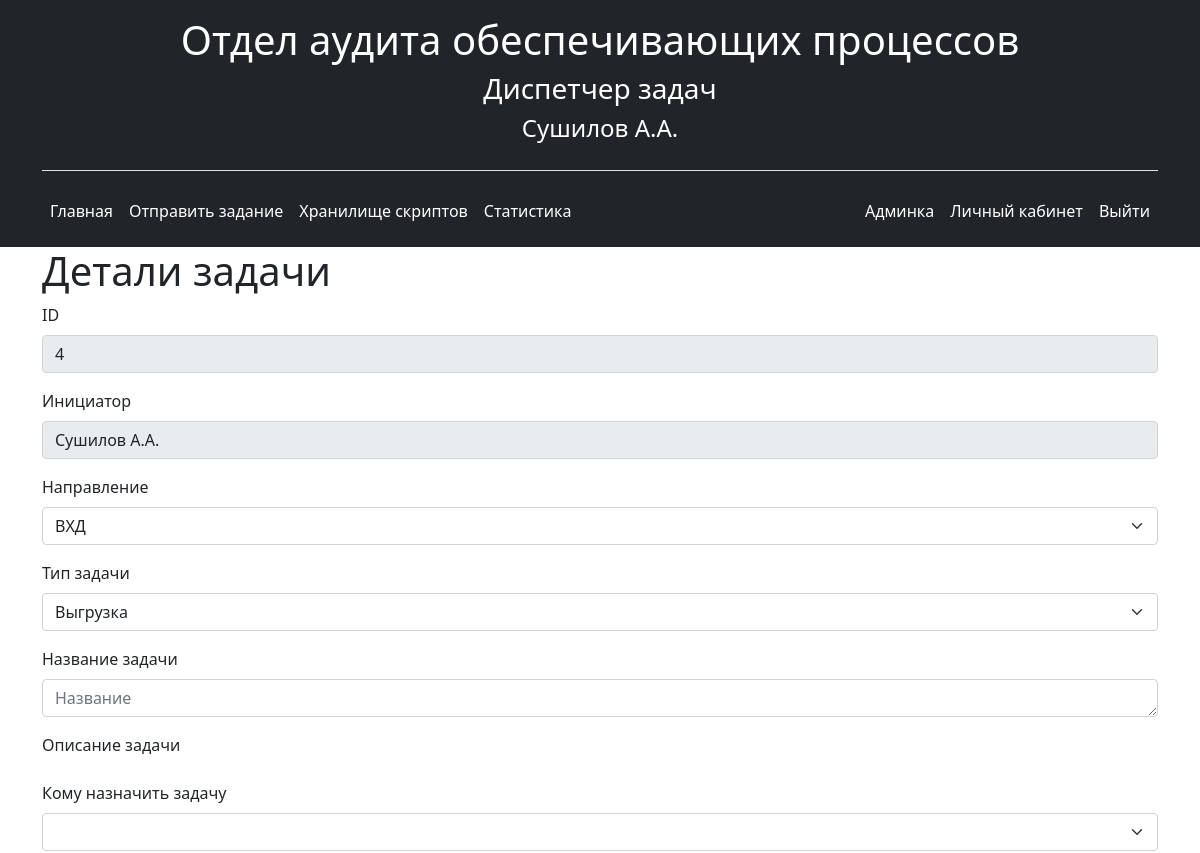
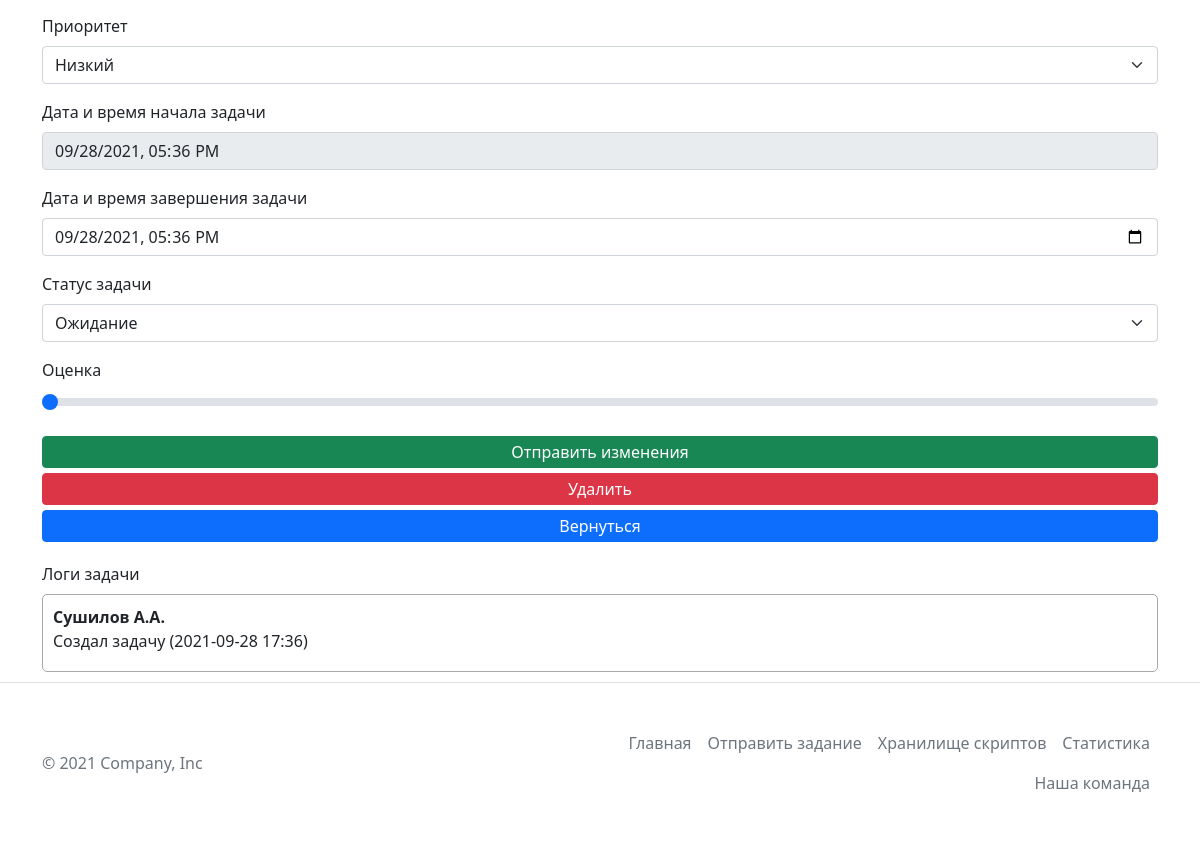
Page /tasks/4 (signed in) on the earlier database version (2 pictures, top to bottom).
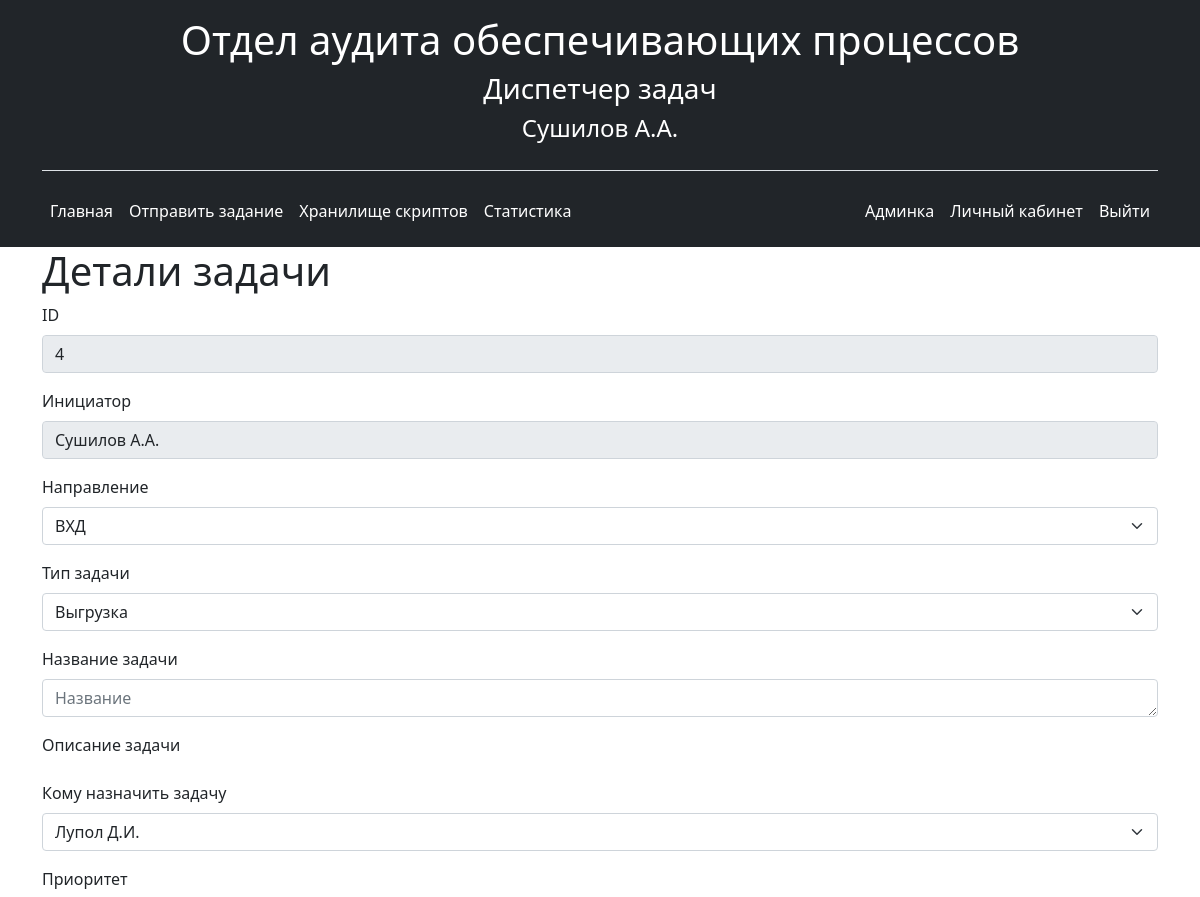
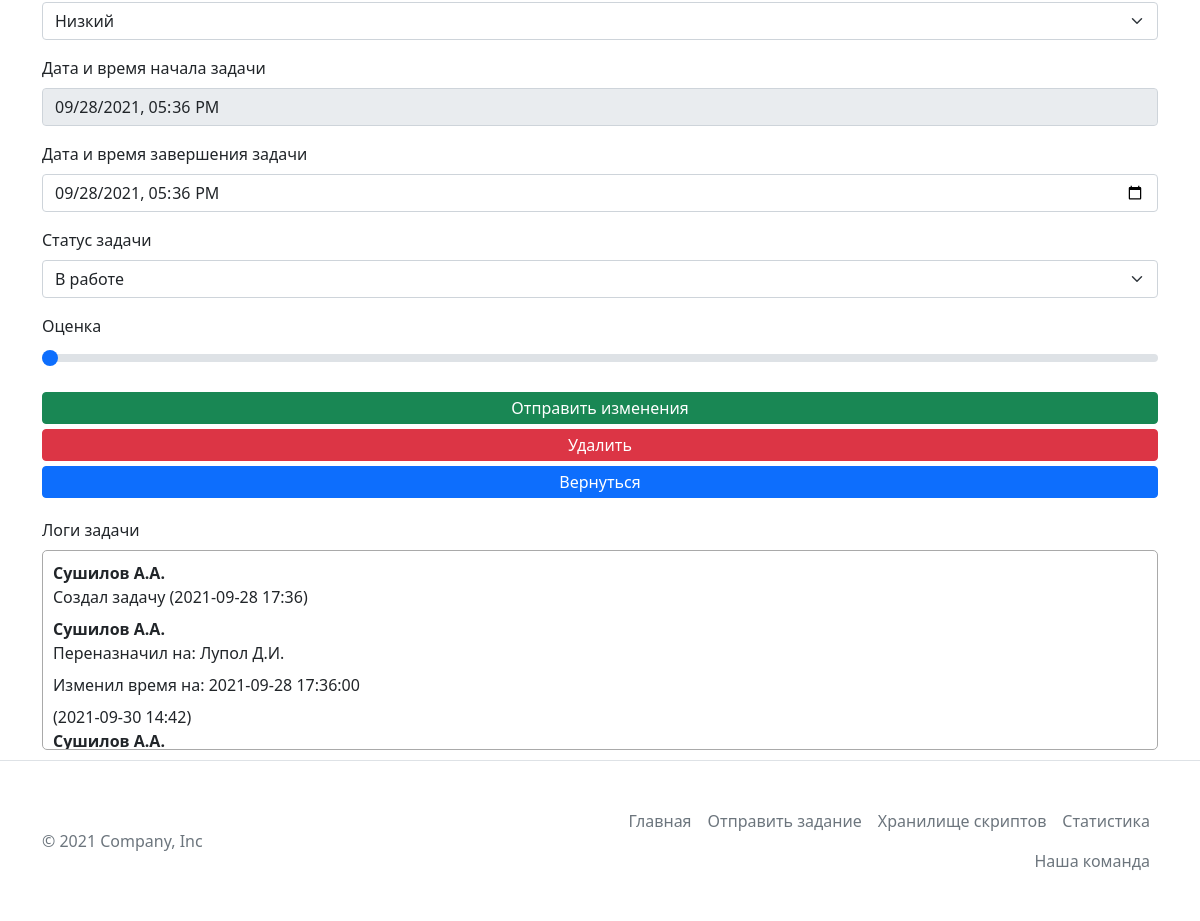
Same page on the later database version (2 pictures, top to bottom).
### app.py (models this page shows, shortened)
class User(db.Model, UserMixin):
    __tablename__ = 'user'
    id = db.Column(db.Integer, primary_key=True)
    login = db.Column(db.String(20), unique=True, nullable=False)
    fio = db.Column(db.String(20), nullable=False)
    password = db.Column(db.String(1255), nullable=False)
    role_id = db.Column(db.Integer, db.ForeignKey('role.id'), nullable=False, default='1')
    role = db.relationship('Role', foreign_keys=[role_id])

class Task(db.Model):
    __tablename__ = 'task'
    id = db.Column(db.Integer, primary_key=True)
    user_id = db.Column(db.Integer, db.ForeignKey('user.id'), nullable=False)
    user = db.relationship('User', foreign_keys=[user_id])
    direction_id = db.Column(db.Integer, db.ForeignKey('direction.id'), nullable=False)
    direction = db.relationship('Direction', foreign_keys=[direction_id])
    type_id = db.Column(db.Integer, db.ForeignKey('type.id'), nullable=False)
    type = db.relationship('Type', foreign_keys=[type_id])
    title = db.Column(db.Text, nullable=False)
    description = db.Column(db.Text, nullable=False)
    to_user_id = db.Column(db.Integer, db.ForeignKey('user.id'), nullable=False)
    to_user = db.relationship('User', foreign_keys=[to_user_id])
    urgency_id = db.Column(db.Integer, db.ForeignKey('urgency.id'), nullable=False)
    urgency = db.relationship('Urgency', foreign_keys=[urgency_id])
    date_start = db.Column(db.DateTime(), default=datetime.now())
    date_finish = db.Column(db.DateTime(), default=datetime.now())
    status_id = db.Column(db.Integer, db.ForeignKey('status.id'), nullable=False, default='1')
    status = db.relationship('Status', foreign_keys=[status_id])
    rating = db.Column(db.Integer, nullable=False,  default='0')

class Log(db.Model):
    __tablename__ = 'logs'
    id = db.Column(db.Integer, primary_key=True)
    task_id = db.Column(db.Integer, db.ForeignKey('task.id'), nullable=False)
    task = db.relationship('Task', foreign_keys=[task_id])
    user_id = db.Column(db.Integer, db.ForeignKey('user.id'), nullable=False)
    user = db.relationship('User', foreign_keys=[user_id])
    description = db.Column(db.Text, nullable=False)

### app.py (the view)
@app.route('/tasks/<int:id>')
@login_required
def task_detail(id):
    task = Task.query.get(id)
    logs = Log.query.filter_by(task_id=id)
    name = current_user.fio
    directions = Direction.query.order_by(Direction.id).all()
    types = Type.query.order_by(Type.id).all()
    users = User.query.order_by(User.id).filter(User.id != '1')
    urgency = Urgency.query.order_by(Urgency.id).all()
    status = Status.query.order_by(Status.id).all()
    return render_template("task_detail.html", task=task, name=name, directions=directions, types=types, users=users,
                           urgency=urgency, status=status, logs=logs)

### app.py (called while the page is built)
@login_manager.user_loader
def load_user(user_id):
    return User.query.get(user_id)

### templates/task_detail.html (shortened to what this page needs)
{% extends 'base.html' %}
{% block body %}
<div class="container">
    <h1>Детали задачи</h1>
    <div>
        <form class="task-form" action="/tasks/{{ task.id }}/update_task" method="post">
            <div class="mb-3">
                <label class="form-label">ID</label>
                <input  class="form-control" type="text" id="task_id" name="task_id" placeholder="ID" disabled value="{{ task.id }}">
            </div>
            <div class="mb-3">
                <label class="form-label">Инициатор</label>
                <input  class="form-control" type="text" id="user" name="user" placeholder="Пользователь" disabled value="{{ task.user.fio }}">
            </div>
            <div class="mb-3">
                <label class="form-label">Направление</label>
                <select class="form-select" aria-label="Default select example" id="direction" name="direction">
                    {% for el in directions %}
                    <option value="{{ el.id }}"{% if el.id ==  task.direction.id %}selected{% endif %}>{{ el.name }} </option>
                    {% endfor %}
                </select>
            </div>
            <div class="mb-3">
                <label class="form-label">Тип задачи</label>
                <select class="form-select" aria-label="Default select example" id="type" name="type">
                    {% for el in types %}
                    <option value="{{ el.id }}" {% if el.id ==  task.type.id %}selected{% endif %}>{{ el.name }}</option>
                    {% endfor %}
                </select>
            </div>
             <div class="mb-3">
                <label class="form-label">Название задачи</label>
                <textarea class="form-control" name="title" id="title" cols="30" rows="1" placeholder="Название">{{ task.title }}</textarea>
            </div>
            <div class="mb-3">
                <label class="form-label">Описание задачи</label>
            </div>
            <div class="mb-3">
                <label class="form-label">Кому назначить задачу</label>
                <select class="form-select" aria-label="Default select example" id="to_user" name="to_user">
                    <option value="0"></option>
                    {% for el in users %}
                    <option value="{{ el.id }}" {% if el.id ==  task.to_user.id %}selected{% endif %}>{{ el.fio }}</option>
                    {% endfor %}
                </select>
            </div>
            <div class="mb-3">
                <label class="form-label">Приоритет</label>
                <select class="form-select" aria-label="Default select example" id="urgency" name="urgency">
                    {% for el in urgency %}
                        <option value="{{ el.id }}" {% if el.id==1 %}
                        style="background-color:MediumSeaGreen;"
                        {% elif el.id==2 %}
                        style="background-color:Orange;"
                        {% elif el.id==3 %}
                        style="background-color:Tomato;"
                        {% endif%} {% if el.id ==  task.urgency.id %}
                        selected
                        {% endif %}>{{ el.name }}</option>
                    {% endfor %}
                </select>
            </div>
            <div class="mb-3">
                <label class="form-label">Дата и время начала задачи</label>
                <input class="form-control" type="datetime-local" id="date_start" name="date_start" value="{{ task.date_start.strftime('%Y-%m-%dT%H:%M') }}" disabled>
            </div>
            <div class="mb-3">
                <label class="form-label">Дата и время завершения задачи</label>
                <input class="form-control" type="datetime-local" id="date_finish" name="date_finish" value="{{ task.date_finish.strftime('%Y-%m-%dT%H:%M') }}">
            </div>
            <div class="mb-3">
                <label class="form-label">Статус задачи</label>
                <select class="form-select" aria-label="Default select example" id="status" name="status">
                    {% for el in status %}
                    <option value="{{ el.id }}" {% if el.id ==  task.status.id %}selected{% endif %}>{{ el.name }}</option>
                    {% endfor %}
                </select>
            </div>
               <div class="mb-3">
                    <label for="rating" class="form-label">Оценка</label>
                    <input type="range" class="form-range" min="0" max="5" id="rating" name="rating" value="{{ task.rating }}"
                    {% if (current_user.id == task.user.id or task.to_user.id == null) or current_user.role.name == 'Admin' %}
                    {% endif %}
                    >
                </div>
            {% if (current_user.id == task.user.id or current_user.id == task.to_user.id or task.to_user.id == null) or current_user.role.name == 'Admin' %}
            <input type="submit" class="btn btn-success" id="add_type" name="add_type" value="Отправить изменения">
            <a href="/tasks/{{ task.id }}/delete_task" class="btn btn-danger">Удалить</a>
            {% endif %}
            <a href="/tasks" class="btn btn-primary">Вернуться</a>
        </form>
        <label class="form-label">Логи задачи</label>
        <div class="logs">
            {% for el in logs %}
                {{ el.description|safe }}
             {% endfor %}
        </div>
    </div>
</div>
{% endblock %}

### templates/base.html (shortened to what this page needs)
<!doctype html>
<html lang="en">
<head>
    <link rel="stylesheet" href="{{ url_for('static', filename='css/bootstrap.min.css') }}">
    <link rel="stylesheet" href="{{ url_for('static', filename='css/main.css') }}">
	<link rel="stylesheet" type="text/css" href="{{ url_for('static', filename='DataTables/datatables.min.css') }}"/>
</head>
<body>
    <header class="p-3 bg-dark text-white">
        <div class="container">
            <div class="header-logo border-bottom">
                <h1>Отдел аудита обеспечивающих процессов</h1>
                <h3>Диспетчер задач</h3>
                <h4>{{ current_user.fio }}</h4>
            </div>
          <div class="d-flex flex-wrap align-items-center justify-content-center justify-content-lg-start">
            <ul class="nav col-12 col-lg-auto me-lg-auto mb-2 justify-content-center mb-md-0">
              <li><a href="/" class="nav-link px-2 text-white">Главная</font></a></li>
              <li><a href="/taskadd" class="nav-link px-2 text-white"><font style="vertical-align: inherit;">Отправить задание</font></a></li>
              <li><a href="/storagescripts" class="nav-link px-2 text-white"><font style="vertical-align: inherit;">Хранилище скриптов</font></a></li>
              <li><a href="/statistics" class="nav-link px-2 text-white"><font style="vertical-align: inherit;">Статистика</font></a></li>
            </ul>
            <div class="d-flex text-end">
                {% if current_user.login %}
                    <a href="/admin_panel" class="nav-link px-2 text-white"><font style="vertical-align: inherit;">Админка</font></a>
                    <a href="/user/{{ current_user.login }}/{{ current_user.id}}" class="nav-link px-2 text-white"><font style="vertical-align: inherit;">Личный кабинет</font></a>
                    <a href="/logout" class="nav-link px-2 text-white"><font style="vertical-align: inherit;">Выйти</font></a>
                {% else %}
                    <a href="/login" class="nav-link px-2 text-white"><font style="vertical-align: inherit;">Авторизоваться</font></a>
                {% endif %}
            </div>
          </div>
        </div>
    </header>
    {% block body %}{% endblock %}
    <footer class="border-top">
        <div class="container d-flex flex-wrap justify-content-between align-items-center py-3 my-4 ">
        <p class="col-md-4 mb-0 text-muted">© 2021 Company, Inc</p>
        <ul class="nav col-md-6 justify-content-end">
            <li class="nav-item"><a href="/" class="nav-link px-2 text-muted">Главная</a></li>
            <li class="nav-item"><a href="/taskadd" class="nav-link px-2 text-muted">Отправить задание</a></li>
            <li class="nav-item"><a href="/storagescripts" class="nav-link px-2 text-muted">Хранилище скриптов</a></li>
            <li class="nav-item"><a href="/statistics" class="nav-link px-2 text-muted">Статистика</a></li>
            <li class="nav-item"><a href="/about" class="nav-link px-2 text-muted">Наша команда</a></li>
        </ul>
              </div>
  </footer>
</body>
</html>

### static/css/main.css (style rules this page uses)
body { overflow-y: scroll; }
.header-logo { display: flex; align-items: center; flex-direction: column; padding-bottom: 20px; margin-bottom: 20px; }
input[type="text"] { width: 100%; box-sizing: border-box; -webkit-box-sizing:border-box; -moz-box-sizing: border-box; }
.task-form { display: flex; flex-direction: column; padding-bottom: 15px; }
.btn { margin-bottom: 5px; padding: 3px 5px 3px 5px; }
.logs { border: 1px solid darkgrey; padding: 10px; border-radius: 5px; margin-bottom: 10px; max-height: 200px; overflow-y: scroll; }

Differences in the rows shown:
added Log: description "Сушилов А.А. Переназначил на: Лупол Д.И. Изменил время на: 2021-09-28 17:36:00 (2021-09-30 14:42)"
added Log: description "Сушилов А.А."
Other differences:
form field to_user: (not shown) → "Лупол Д.И."
form field status: "Ожидание" → "В работе"
